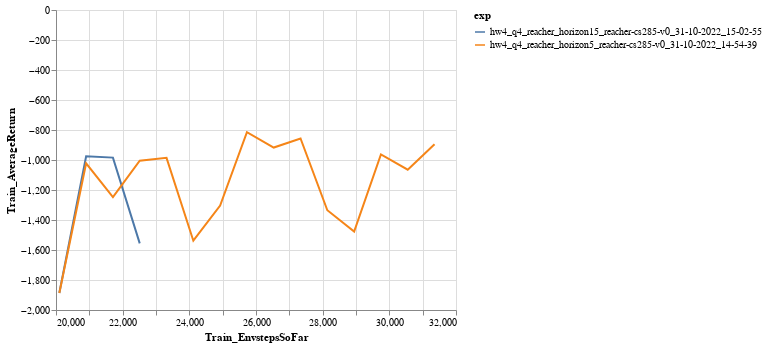

Write notebook code for a chart like this one.
### Code cell
chart = alt.Chart(df_q4).mark_line().encode(
    x=xtag,
    y=ytag,
    color='exp'
)
chart = chart.configure_legend(
    labelLimit=1000
)
chart

### Figure 1 — Vega-Lite specification as saved in the notebook (floating-point values rounded to 4 significant figures)
{"config": {"view": {"continuousWidth": 400, "continuousHeight": 300}, "legend": {"labelLimit": 1000}}, "data": {"name": "data-1a96c377634f402b76e10f0bb8457de4"}, "mark": "line", "encoding": {"color": {"field": "exp", "type": "nominal"}, "x": {"field": "Train_EnvstepsSoFar", "type": "quantitative"}, "y": {"field": "Train_AverageReturn", "type": "quantitative"}}, "$schema": "https://vega.github.io/schema/vega-lite/v4.17.0.json", "datasets": {"data-1a96c377634f402b76e10f0bb8457de4": [{"Train_EnvstepsSoFar": 20100.0, "Train_AverageReturn": -1887.0, "exp": "hw4_q4_reacher_horizon15_reacher-cs285-v0_31-10-2022_15-02-55"}, {"Train_EnvstepsSoFar": 20900.0, "Train_AverageReturn": -974.6, "exp": "hw4_q4_reacher_horizon15_reacher-cs285-v0_31-10-2022_15-02-55"}, {"Train_EnvstepsSoFar": 21710.0, "Train_AverageReturn": -984.0, "exp": "hw4_q4_reacher_horizon15_reacher-cs285-v0_31-10-2022_15-02-55"}, {"Train_EnvstepsSoFar": 22510.0, "Train_AverageReturn": -1556.0, "exp": "hw4_q4_reacher_horizon15_reacher-cs285-v0_31-10-2022_15-02-55"}, {"Train_EnvstepsSoFar": 20100.0, "Train_AverageReturn": -1887.0, "exp": "hw4_q4_reacher_horizon5_reacher-cs285-v0_31-10-2022_14-54-39"}, {"Train_EnvstepsSoFar": 20900.0, "Train_AverageReturn": -1022.0, "exp": "hw4_q4_reacher_horizon5_reacher-cs285-v0_31-10-2022_14-54-39"}, {"Train_EnvstepsSoFar": 21710.0, "Train_AverageReturn": -1247.0, "exp": "hw4_q4_reacher_horizon5_reacher-cs285-v0_31-10-2022_14-54-39"}, {"Train_EnvstepsSoFar": 22510.0, "Train_AverageReturn": -1004.0, "exp": "hw4_q4_reacher_horizon5_reacher-cs285-v0_31-10-2022_14-54-39"}, {"Train_EnvstepsSoFar": 23320.0, "Train_AverageReturn": -985.6, "exp": "hw4_q4_reacher_horizon5_reacher-cs285-v0_31-10-2022_14-54-39"}, {"Train_EnvstepsSoFar": 24120.0, "Train_AverageReturn": -1538.0, "exp": "hw4_q4_reacher_horizon5_reacher-cs285-v0_31-10-2022_14-54-39"}, {"Train_EnvstepsSoFar": 24920.0, "Train_AverageReturn": -1304.0, "exp": "hw4_q4_reacher_horizon5_reacher-cs285-v0_31-10-2022_14-54-39"}, {"Train_EnvstepsSoFar": 25730.0, "Train_AverageReturn": -814.6, "exp": "hw4_q4_reacher_horizon5_reacher-cs285-v0_31-10-2022_14-54-39"}, {"Train_EnvstepsSoFar": 26530.0, "Train_AverageReturn": -917.1, "exp": "hw4_q4_reacher_horizon5_reacher-cs285-v0_31-10-2022_14-54-39"}, {"Train_EnvstepsSoFar": 27340.0, "Train_AverageReturn": -856.3, "exp": "hw4_q4_reacher_horizon5_reacher-cs285-v0_31-10-2022_14-54-39"}, {"Train_EnvstepsSoFar": 28140.0, "Train_AverageReturn": -1335.0, "exp": "hw4_q4_reacher_horizon5_reacher-cs285-v0_31-10-2022_14-54-39"}, {"Train_EnvstepsSoFar": 28940.0, "Train_AverageReturn": -1477.0, "exp": "hw4_q4_reacher_horizon5_reacher-cs285-v0_31-10-2022_14-54-39"}, {"Train_EnvstepsSoFar": 29750.0, "Train_AverageReturn": -963.0, "exp": "hw4_q4_reacher_horizon5_reacher-cs285-v0_31-10-2022_14-54-39"}, {"Train_EnvstepsSoFar": 30550.0, "Train_AverageReturn": -1065.0, "exp": "hw4_q4_reacher_horizon5_reacher-cs285-v0_31-10-2022_14-54-39"}, {"Train_EnvstepsSoFar": 31360.0, "Train_AverageReturn": -895.2, "exp": "hw4_q4_reacher_horizon5_reacher-cs285-v0_31-10-2022_14-54-39"}]}}
